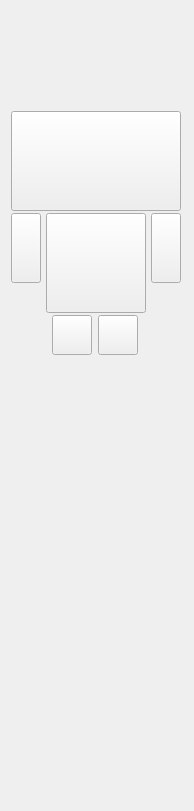
<?xml version="1.0" encoding="UTF-8"?>
<ui version="4.0">
 <class>CharacterPartsSelectorWidget</class>
 <widget class="QWidget" name="CharacterPartsSelectorWidget">
  <property name="geometry">
   <rect>
    <x>0</x>
    <y>0</y>
    <width>194</width>
    <height>811</height>
   </rect>
  </property>
  <property name="maximumSize">
   <size>
    <width>194</width>
    <height>16777215</height>
   </size>
  </property>
  <property name="windowTitle">
   <string>Form</string>
  </property>
  <layout class="QVBoxLayout" name="verticalLayout_4">
   <item>
    <spacer name="verticalSpacer_5">
     <property name="orientation">
      <enum>Qt::Vertical</enum>
     </property>
     <property name="sizeType">
      <enum>QSizePolicy::Fixed</enum>
     </property>
     <property name="sizeHint" stdset="0">
      <size>
       <width>14</width>
       <height>100</height>
      </size>
     </property>
    </spacer>
   </item>
   <item>
    <layout class="QGridLayout" name="gridLayout">
     <property name="horizontalSpacing">
      <number>5</number>
     </property>
     <property name="verticalSpacing">
      <number>2</number>
     </property>
     <item row="2" column="1">
      <layout class="QHBoxLayout" name="horizontalLayout">
       <property name="spacing">
        <number>0</number>
       </property>
       <item>
        <widget class="QPushButton" name="rightLeg">
         <property name="minimumSize">
          <size>
           <width>40</width>
           <height>40</height>
          </size>
         </property>
         <property name="maximumSize">
          <size>
           <width>40</width>
           <height>40</height>
          </size>
         </property>
         <property name="text">
          <string/>
         </property>
         <property name="iconSize">
          <size>
           <width>200</width>
           <height>200</height>
          </size>
         </property>
        </widget>
       </item>
       <item>
        <widget class="QPushButton" name="leftLeg">
         <property name="minimumSize">
          <size>
           <width>40</width>
           <height>40</height>
          </size>
         </property>
         <property name="maximumSize">
          <size>
           <width>40</width>
           <height>40</height>
          </size>
         </property>
         <property name="text">
          <string/>
         </property>
         <property name="iconSize">
          <size>
           <width>200</width>
           <height>200</height>
          </size>
         </property>
        </widget>
       </item>
      </layout>
     </item>
     <item row="0" column="0" colspan="3">
      <widget class="QPushButton" name="head">
       <property name="minimumSize">
        <size>
         <width>140</width>
         <height>100</height>
        </size>
       </property>
       <property name="maximumSize">
        <size>
         <width>200</width>
         <height>100</height>
        </size>
       </property>
       <property name="text">
        <string/>
       </property>
       <property name="iconSize">
        <size>
         <width>200</width>
         <height>100</height>
        </size>
       </property>
      </widget>
     </item>
     <item row="1" column="0">
      <layout class="QVBoxLayout" name="verticalLayout_2">
       <item>
        <widget class="QPushButton" name="rightArm">
         <property name="minimumSize">
          <size>
           <width>30</width>
           <height>70</height>
          </size>
         </property>
         <property name="maximumSize">
          <size>
           <width>20</width>
           <height>80</height>
          </size>
         </property>
         <property name="text">
          <string/>
         </property>
         <property name="iconSize">
          <size>
           <width>200</width>
           <height>200</height>
          </size>
         </property>
        </widget>
       </item>
       <item>
        <spacer name="verticalSpacer_3">
         <property name="orientation">
          <enum>Qt::Vertical</enum>
         </property>
         <property name="sizeHint" stdset="0">
          <size>
           <width>14</width>
           <height>34</height>
          </size>
         </property>
        </spacer>
       </item>
      </layout>
     </item>
     <item row="1" column="2">
      <layout class="QVBoxLayout" name="verticalLayout">
       <item>
        <widget class="QPushButton" name="leftArm">
         <property name="minimumSize">
          <size>
           <width>30</width>
           <height>70</height>
          </size>
         </property>
         <property name="maximumSize">
          <size>
           <width>20</width>
           <height>80</height>
          </size>
         </property>
         <property name="text">
          <string/>
         </property>
         <property name="iconSize">
          <size>
           <width>200</width>
           <height>200</height>
          </size>
         </property>
        </widget>
       </item>
       <item>
        <spacer name="verticalSpacer">
         <property name="orientation">
          <enum>Qt::Vertical</enum>
         </property>
         <property name="sizeHint" stdset="0">
          <size>
           <width>17</width>
           <height>37</height>
          </size>
         </property>
        </spacer>
       </item>
      </layout>
     </item>
     <item row="1" column="1">
      <layout class="QVBoxLayout" name="verticalLayout_3">
       <property name="spacing">
        <number>0</number>
       </property>
       <item>
        <widget class="QPushButton" name="body">
         <property name="minimumSize">
          <size>
           <width>100</width>
           <height>100</height>
          </size>
         </property>
         <property name="maximumSize">
          <size>
           <width>100</width>
           <height>100</height>
          </size>
         </property>
         <property name="text">
          <string/>
         </property>
         <property name="iconSize">
          <size>
           <width>200</width>
           <height>200</height>
          </size>
         </property>
        </widget>
       </item>
       <item>
        <spacer name="verticalSpacer_2">
         <property name="orientation">
          <enum>Qt::Vertical</enum>
         </property>
         <property name="sizeHint" stdset="0">
          <size>
           <width>20</width>
           <height>40</height>
          </size>
         </property>
        </spacer>
       </item>
      </layout>
     </item>
    </layout>
   </item>
   <item>
    <spacer name="verticalSpacer_4">
     <property name="orientation">
      <enum>Qt::Vertical</enum>
     </property>
     <property name="sizeHint" stdset="0">
      <size>
       <width>17</width>
       <height>600</height>
      </size>
     </property>
    </spacer>
   </item>
  </layout>
  <zorder>verticalSpacer_4</zorder>
  <zorder>verticalSpacer_5</zorder>
 </widget>
 <resources/>
 <connections/>
</ui>
